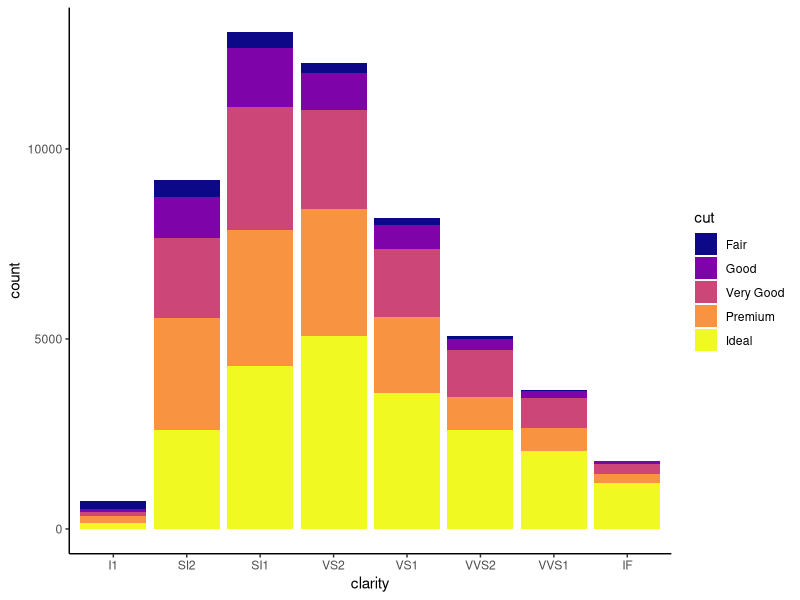

The R source for this figure:
library(ggplot2)
library(tidyverse)
ggplot(diamonds, aes(x = clarity, fill = cut)) + 
  geom_bar()+
  theme(axis.text.x = element_text(angle = 70, vjust = 0.5)) +
  scale_fill_viridis_d(option = 'C') + 
  theme_classic()

colnames(diamonds)
diamonds_group = diamonds %>% 
  group_by(cut) %>% 
  summarize(avg_price = mean(price))
# Visualization tips
